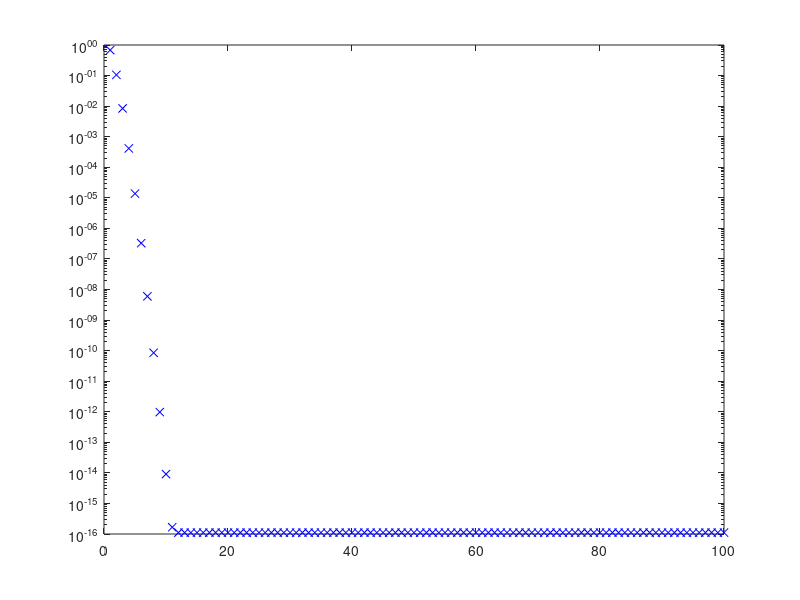

Here is the MATLAB script that generated this plot:
clear; clc; close all;
x = pi*rand;
cos_x=cos(x);
n_val=1:100;
errors=zeros(size(n_val));
for i = 1:length(n_val)
    N=n_val(i);
    aprox_cos=zeros(size(x));
    aprox_cos=aprox_cos+1;
    for n=1:N
        aprox_cos=aprox_cos+(((-1)^(n))* x^(2*n)) / factorial(2*n);
    end
    errors(i)=max(abs(cos_x-aprox_cos));
end
semilogy(n_val,errors,'bx')